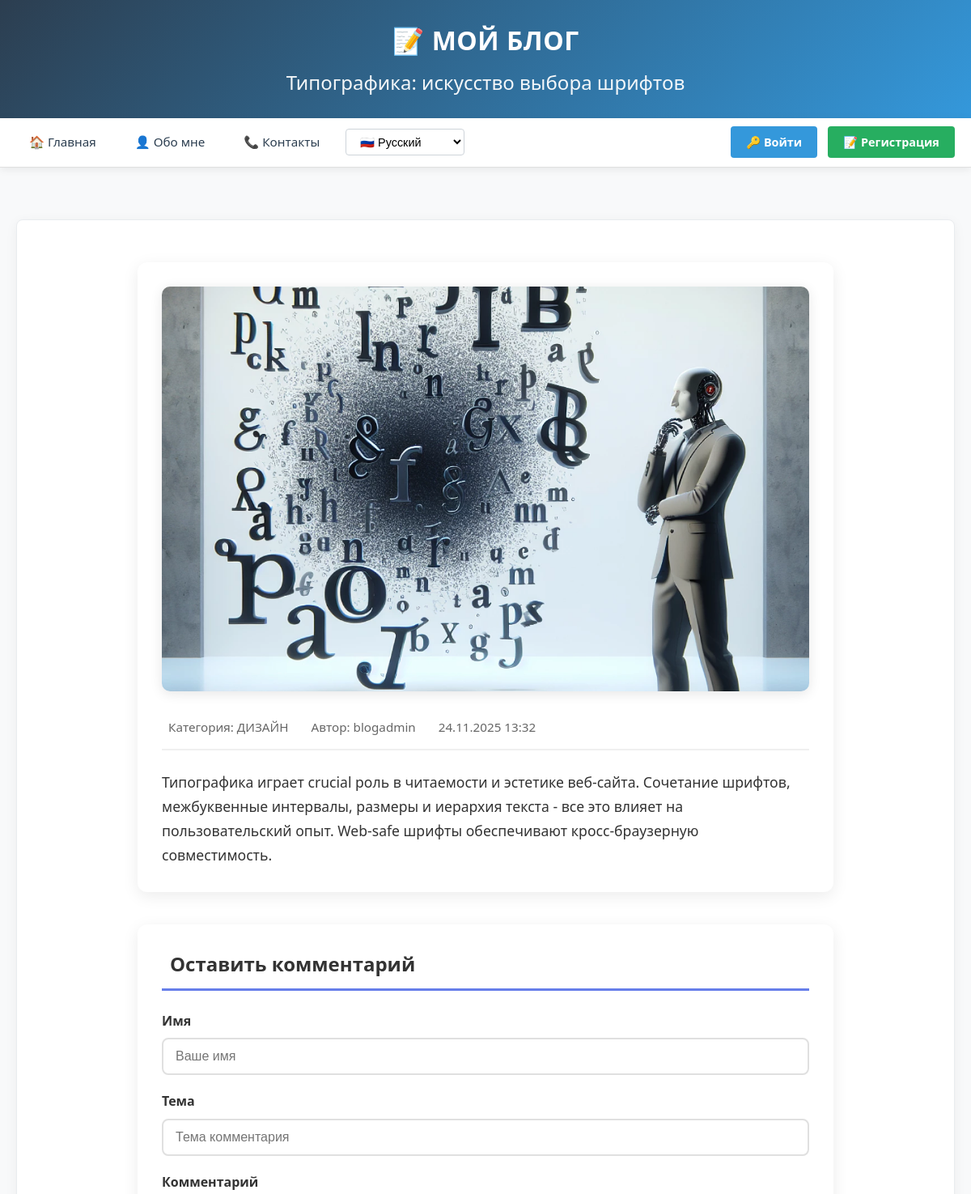
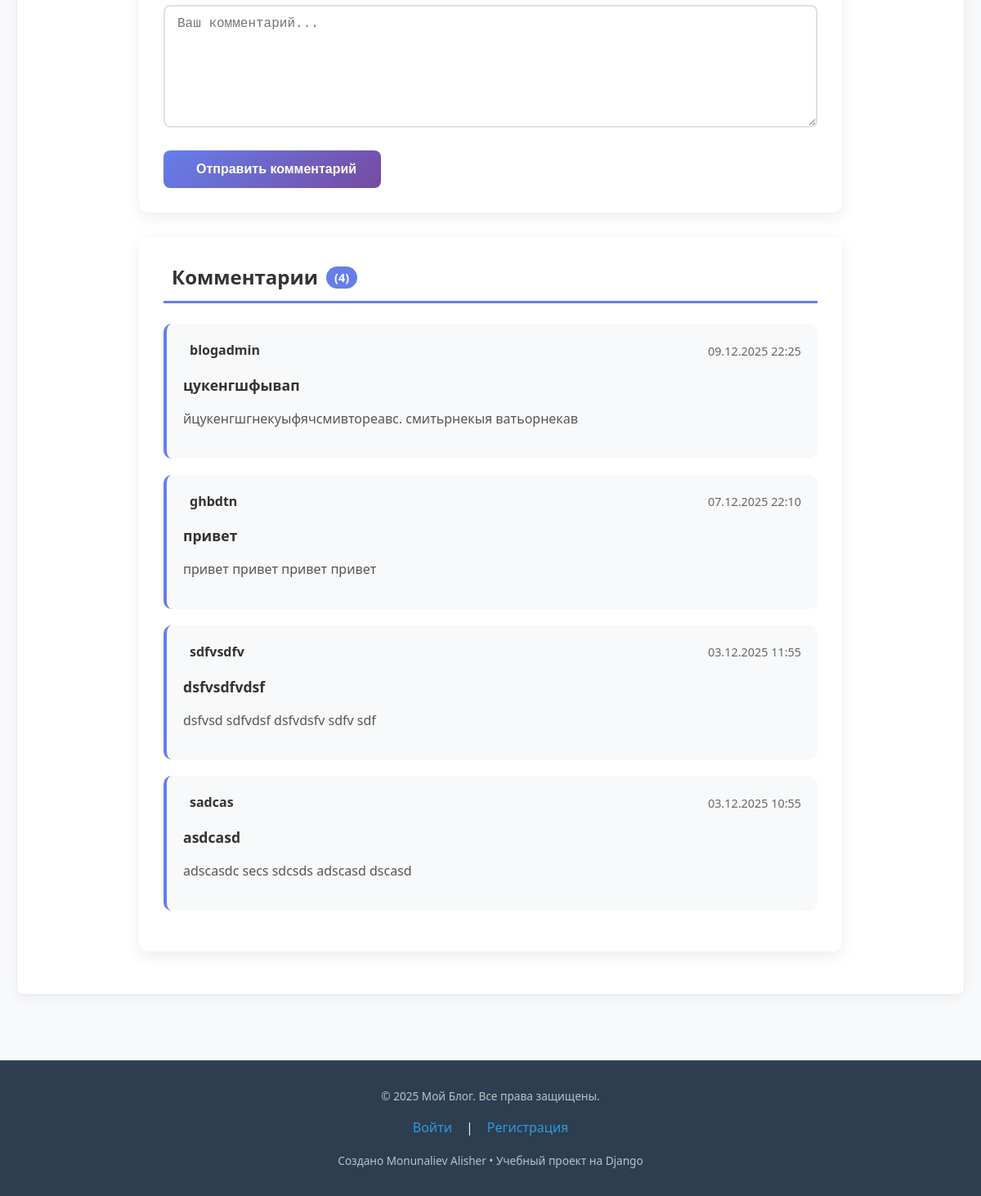
Screenshot of /post/11/ with the database file from the repository (2 pictures, top to bottom).
### blog/models.py (models this page shows, shortened)
class Post(models.Model):
    title = models.CharField(max_length=200, verbose_name='Заголовок')
    content = models.TextField(verbose_name='Содержание')
    author = models.ForeignKey(User, on_delete=models.CASCADE, verbose_name='Автор')
    category = models.ForeignKey(Category, on_delete=models.SET_NULL, null=True, verbose_name='Категория')
    created_date = models.DateTimeField(default=timezone.now, verbose_name='Дата создания')
    published_date = models.DateTimeField(blank=True, null=True, verbose_name='Дата публикации')
    is_published = models.BooleanField(default=False, verbose_name='Опубликовано')
    image = models.ImageField(upload_to='blog_images/', blank=True, null=True, verbose_name='Изображение')
    views_count = models.PositiveIntegerField(default=0, verbose_name='Количество просмотров')
    class Meta:
        verbose_name = 'Пост'
        verbose_name_plural = 'Посты'

class Category(models.Model):
    name = models.CharField(max_length=100, verbose_name='Название')
    description = models.TextField(blank=True, verbose_name='Описание')
    created_date = models.DateTimeField(default=timezone.now, verbose_name='Дата создания')
    class Meta:
        verbose_name = 'Категория'
        verbose_name_plural = 'Категории'

class Comment(models.Model):
    post = models.ForeignKey(Post, on_delete=models.CASCADE, verbose_name='Пост')
    author_name = models.CharField(max_length=100, verbose_name='Имя автора')
    subject = models.CharField(max_length=200, verbose_name='Тема комментария')
    text = models.TextField(verbose_name='Текст комментария')
    created_date = models.DateTimeField(default=timezone.now, verbose_name='Дата создания')
    is_approved = models.BooleanField(default=True, verbose_name='Одобрен')
    class Meta:
        verbose_name = 'Комментарий'
        verbose_name_plural = 'Комментарии'

### blog/views.py (the view)
# urls.py: path('post/<int:post_id>/', views.post_detail, name='post_detail'),
def post_detail(request, post_id):
    post = get_object_or_404(Post, id=post_id, is_published=True)
    post.views_count += 1
    post.save(update_fields=['views_count'])
    comments = Comment.objects.filter(post=post, is_approved=True).order_by('-created_date')
    if request.method == 'POST':
        form = CommentForm(request.POST)
        if form.is_valid():
            comment = form.save(commit=False)
            comment.post = post
            if request.user.is_authenticated:
                comment.author_name = request.user.username
            comment.save()
            send_comment_email(comment, post, request)
            return redirect('post_detail', post_id=post.id)
    else:
        form = CommentForm()
    return render(request, 'blog/post_detail.html', {'post': post, 'comments': comments, 'form': form})

### blog/forms.py (shortened to what this page needs)
class CommentForm(forms.ModelForm):
    class Meta:
        model = Comment
        fields = ['author_name', 'subject', 'text']
        widgets = {
            'author_name': forms.TextInput(attrs={
                'class': 'form-control',
                'placeholder': 'Ваше имя',
                'maxlength': '100'
            }),
            'subject': forms.TextInput(attrs={
                'class': 'form-control',
                'placeholder': 'Тема комментария',
                'maxlength': '200'
            }),
            'text': forms.Textarea(attrs={
                'class': 'form-control',
                'placeholder': 'Ваш комментарий...',
                'rows': 4,
                'maxlength': '1000'
            }),
        }
        labels = {
            'author_name': 'Имя',
            'subject': 'Тема',
            'text': 'Комментарий',
        }

### blog/templates/blog/post_detail.html (shortened to what this page needs)
{% extends 'blog/base.html' %}
{% load i18n %}
{% block header %}{{ post.title }}{% endblock %}
{% block content %}
<div class="post-detail">
    <article class="post-article">
        {% if post.image %}
        <div class="post-image">
            <img src="{{ post.image.url }}" alt="{{ post.title }}" class="post-img">
        </div>
        {% endif %}
        <div class="post-meta-info">
            <span class="post-category">
                 {% trans "Категория:" %} {{ post.category.name }}
            </span>
            <span class="post-author">
                 {% trans "Автор:" %} {{ post.author }}
            </span>
            <span class="post-date">
                 {{ post.created_date|date:"d.m.Y H:i" }}
            </span>
        </div>
        <div class="post-content">
            {{ post.content|linebreaks }}
        </div>
    </article>
    <section class="comment-section">
        <div class="comment-form-container">
            <h2 class="section-title">
                 {% trans "Оставить комментарий" %}
            </h2>
            <form method="post" class="comment-form">
                <div class="form-group">
                    <label class="form-label">{{ form.author_name.label }}</label>
                    {{ form.author_name }}
                </div>
                <div class="form-group">
                    <label class="form-label">{{ form.subject.label }}</label>
                    {{ form.subject }}
                </div>
                <div class="form-group">
                    <label class="form-label">{{ form.text.label }}</label>
                    {{ form.text }}
                </div>
                <button type="submit" class="submit-button">
                     {% trans "Отправить комментарий" %}
                </button>
            </form>
        </div>
        <div class="comments-list-container">
            <h2 class="section-title">
                {% trans "Комментарии" %}
                <span class="comments-count">({{ comments.count }})</span>
            </h2>
            {% if comments %}
                {% for comment in comments %}
                <div class="comment-card {% if not comment.is_approved %}comment-pending{% endif %}">
                    <div class="comment-header">
                        <div class="comment-author">
                            <strong>{{ comment.author_name }}</strong>
                        </div>
                        <div class="comment-date">
                             {{ comment.created_date|date:"d.m.Y H:i" }}
                        </div>
                    </div>
                    <h4 class="comment-subject">{{ comment.subject }}</h4>
                    <div class="comment-text">
                        {{ comment.text|linebreaks }}
                    </div>
                </div>
                {% endfor %}
            {% endif %}
        </div>
    </section>
</div>
{% endblock %}

### blog/templates/blog/base.html (style rules this page uses)
* { margin: 0; padding: 0; box-sizing: border-box; }
body { font-family: 'Segoe UI', Tahoma, Geneva, Verdana, sans-serif; line-height: 1.6; color: #333; background: #f8f9fa; min-height: 100vh; display: flex; flex-direction: column; }

### blog/templates/blog/post_detail.html (style rules this page uses)
.post-detail { max-width: 900px; margin: 0 auto; padding: 20px; }
.post-article { background: white; border-radius: 12px; padding: 30px; margin-bottom: 30px; box-shadow: 0 5px 20px rgba(0,0,0,0.08); }
.post-image { text-align: center; margin-bottom: 25px; }
.post-img { max-width: 100%; border-radius: 10px; box-shadow: 0 3px 15px rgba(0,0,0,0.1); }
.post-meta-info { display: flex; flex-wrap: wrap; gap: 20px; margin-bottom: 25px; padding-bottom: 15px; border-bottom: 2px solid #f0f0f0; }
.post-category, .post-author, .post-date { display: flex; align-items: center; gap: 8px; color: #666; font-size: 0.95rem; }
.post-content { font-size: 1.1rem; line-height: 1.7; color: #333; }
.comment-section { margin-top: 40px; }
.section-title { color: #333; margin-bottom: 25px; padding-bottom: 10px; border-bottom: 3px solid #667eea; display: flex; align-items: center; gap: 10px; }
.comments-count { background: #667eea; color: white; padding: 2px 10px; border-radius: 20px; font-size: 0.9rem; }
.comment-form-container { background: white; border-radius: 12px; padding: 30px; margin-bottom: 30px; box-shadow: 0 5px 20px rgba(0,0,0,0.08); }
.form-group { margin-bottom: 20px; }
.form-label { display: block; margin-bottom: 8px; font-weight: 600; color: #333; }
.comment-form input, .comment-form textarea { width: 100%; padding: 12px 15px; border: 2px solid #e0e0e0; border-radius: 8px; font-size: 1rem; transition: border-color 0.3s; }
.comment-form textarea { min-height: 150px; resize: vertical; }
.submit-button { background: linear-gradient(135deg, #667eea 0%, #764ba2 100%); color: white; padding: 14px 30px; border: none; border-radius: 8px; font-size: 1rem; font-weight: 600; cursor: pointer; transition: transform 0.2s, box-shadow 0.2s; display: flex; align-items: center; gap: 10px; }
.comments-list-container { background: white; border-radius: 12px; padding: 30px; box-shadow: 0 5px 20px rgba(0,0,0,0.08); }
.comment-card { background: #f8f9fa; border-radius: 10px; padding: 20px; margin-bottom: 20px; border-left: 4px solid #667eea; transition: transform 0.2s; }
.comment-header { display: flex; justify-content: space-between; align-items: center; margin-bottom: 15px; }
.comment-author, .comment-date { display: flex; align-items: center; gap: 8px; }
.comment-date { color: #666; font-size: 0.9rem; }
.comment-subject { color: #333; margin: 10px 0; font-size: 1.1rem; }
.comment-text { color: #555; line-height: 1.6; margin: 15px 0; }

### rows the page displays
Post: title "Типографика: искусство выбора шрифтов", image (picture), category.name "ДИЗАЙН", author "blogadmin", created_date "24.11.2025 13:32", content "Типографика играет crucial роль в читаемости и эстетике веб-сайта. Сочетание шрифтов, межбуквенные интервалы, размеры и иерархия текста - все это влияет на пользовательский опыт. Web-safe шрифты обеспечивают кросс-браузерную совместимость."
Comment: author_name "blogadmin", created_date "09.12.2025 22:25", subject "цукенгшфывап", text "йцукенгшгнекуыфячсмивтореавс. смитьрнекыя ватьорнекав"
Comment: author_name "ghbdtn", created_date "07.12.2025 22:10", subject "привет", text "привет привет привет привет"
Comment: author_name "sdfvsdfv", created_date "03.12.2025 11:55", subject "dsfvsdfvdsf", text "dsfvsd sdfvdsf dsfvdsfv sdfv sdf"
Comment: author_name "sadcas", created_date "03.12.2025 10:55", subject "asdcasd", text "adscasdc secs sdcsds adscasd dscasd"

### other values shown
{{ comments.count }} "4"
